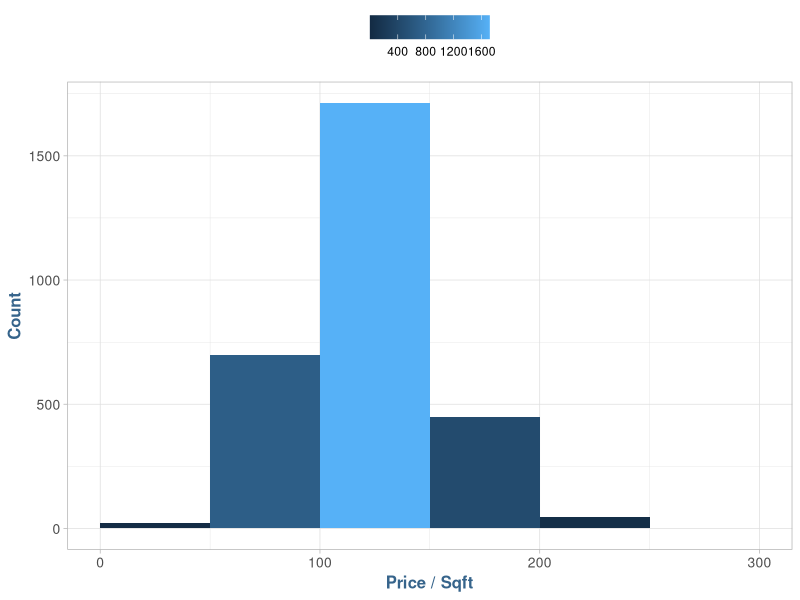

The R script that drew this image: (Note: this script raises an error after producing the figure.)
library(data.table)
library(ggplot2)
library(ggrepel)
library(ggthemes)
library(formattable)
library(scales)
library(reshape2)

path.work <- "E:/GitHub/MSDS-RegressionAnalysis/data"
path.home <- "D:/Projects/MSDS-RegressionAnalysis/data"

if (file.exists(path.home)) {
  setwd(path.home)
} else {
  setwd(path.work)
}

theme_set(theme_light())

# Theme Overrides
theme_update(plot.title = element_text(hjust = 0.5),
             axis.text.x = element_text(size = 10),
             axis.text.y = element_text(size = 10),
             axis.title = element_text(face = "bold", size = 12, colour = "steelblue4"),
             legend.position = "top", legend.title = element_blank())

data.housing <- as.data.table(read.csv(file = "ames_housing_data.csv", head = TRUE, sep = ","))

#####################################################################
######################### Assignment 1 ##############################
#####################################################################

# Utility Functions

getCorTable <- function(cols) {
  # selected features correlation matrix
  sale.cor <- cor(cols, use = "pairwise.complete.obs")[, "SalePrice"]
  sale.cor <- sort(sale.cor, decreasing = T)

  sale.cor <- sale.cor[-1] # remove SalePrice
  sale.cor <- sale.cor[-1] # remove LogSalePrice

  tbl.sale.cor <- melt(sale.cor)
  colnames(tbl.sale.cor) <- c("Correlation to Sale Price")

  formattable(tbl.sale.cor, align = c("l", "r"),
              list(`Indicator Name` = formatter("span", style = ~style(color = "grey", font.weight = "bold"))
  ))
}

# Basic Data Structure
ncol(data.housing)
head(data.housing)
names(data.housing)

# New Features

data.housing[, TotalFloorSF := FirstFlrSF + SecondFlrSF]
data.housing[, HouseAge := YrSold - YearBuilt]
data.housing[, QualityIndex := OverallQual * OverallCond]
data.housing[, logSalePrice := log(SalePrice)]
data.housing[, Price_Sqft := SalePrice / TotalFloorSF]

summary(data.housing)

# Data Survey

ggplot(data.housing) +
  geom_histogram(aes(data.housing$Price_Sqft, fill = ..count..), breaks = pretty(data.housing$Price_Sqft)) +
  labs(x = "Price / Sqft", y = "Count")

housing.numeric.col <- unlist(lapply(data.housing, is.numeric))
data.housing.numeric <- data.housing[, housing.numeric.col, with = F]

str(data.housing.numeric)

getCorTable(data.housing.numeric)

# General EDA

data.types <- data.frame(Type = c('Nominal', 'Ordinal', 'Discrete', 'Continious'), Count = c(23, 23, 14, 20))

unique(data.housing$BldgType)

ggplot(data.types, aes(Type, Count, fill = Count)) +
  geom_bar(stat = 'identity') +
  labs(title = "Data Types for Ames Housing",
    caption = "MSDS 410: Regression Analysis 1") +
        theme(axis.text.x = element_text(size = 14), axis.text.y = element_text(size = 14))

building.info <- data.housing[, .(Count = .N, Pct = percent((.N / nrow(data.housing))), AvgSalePrice = currency(mean(SalePrice))), by = BldgType]

formattable(building.info, align = c("l", "c", "c", "c", "r"),
            list(`Indicator Name` = formatter("span", style = ~style(color = "grey", font.weight = "bold"))
))

str(building.info)

# Model Data

data.model <- subset(data.housing, select = c(
                                  # Response
                                  "SalePrice", "logSalePrice",

                                  # Quality
                                  "OverallQual", "QualityIndex",
                                  "Price_Sqft", "Neighborhood",

                                  # Size Related
                                  "TotalFloorSF", "TotalBsmtSF", "FirstFlrSF",
                                  "GrLivArea",

                                  # High Value Features
                                  "GarageCars", "GarageArea", "GarageYrBlt",
                                  "FullBath", "HalfBath", 
                                  "MasVnrArea", "MasVnrType",
                                  "PoolArea", "Fireplaces",
                                  "KitchenQual", "BedroomAbvGr",
                                  "Heating", "Utilities",

                                  # Temporal
                                  "HouseAge", "YearRemodel", "YearBuilt",

                                  # Housing Lot
                                  "LotArea", "LotShape", "LotFrontage",

                                  # Housing Style
                                  "HouseStyle", "BldgType"))

str(data.model)

# Model Data Correlations

model.numeric.col <- unlist(lapply(data.model, is.numeric))
data.model.numeric <- data.model[, model.numeric.col, with = F]

str(data.model.numeric)

getCorTable(data.model.numeric)

# Sample Population

data.model <- data.model[BldgType == "1Fam"]

ggplot(data.model, aes(y = data.model$SalePrice)) +
  geom_boxplot(outlier.colour = "black", fill = "#1C93D1", outlier.shape = 16,
             outlier.size = 2, notch = FALSE) +
  coord_flip() +
  labs(x = "", y = "Sale Price") +
  scale_y_continuous(labels = dollar_format(largest_with_cents = .2))

sd(data.model$SalePrice) * 3
mean(data.model$SalePrice)

# Data Quality Checks
data.model <- data.model[SalePrice < 700000]

ggplot(data.model, aes(y = data.model$SalePrice)) +
  geom_boxplot(outlier.colour = "black", fill = "#1C93D1", outlier.shape = 16,
             outlier.size = 2, notch = FALSE) +
  coord_flip() +
  labs(x = "", y = "Sale Price") +
  scale_y_continuous(labels = dollar_format(largest_with_cents = .2))
